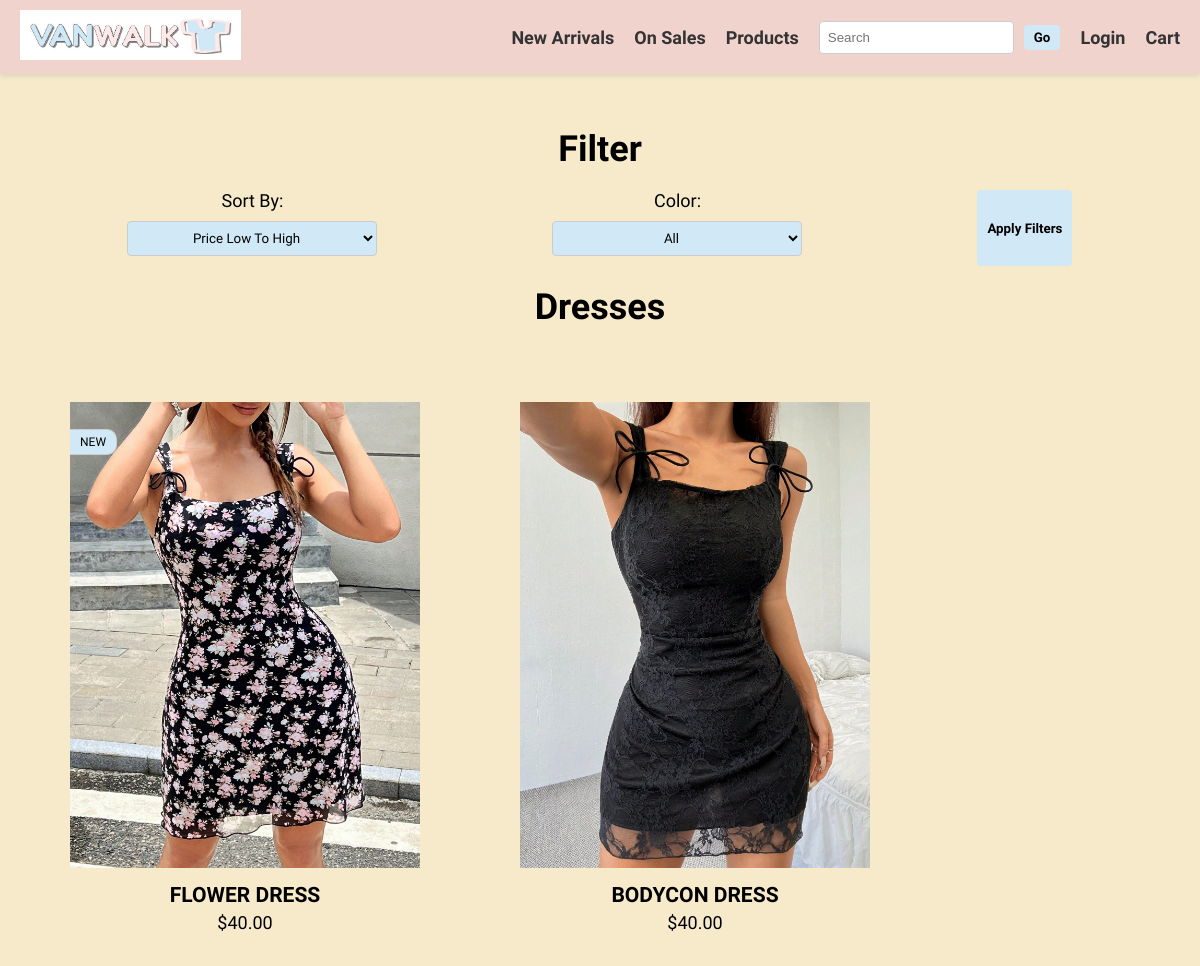
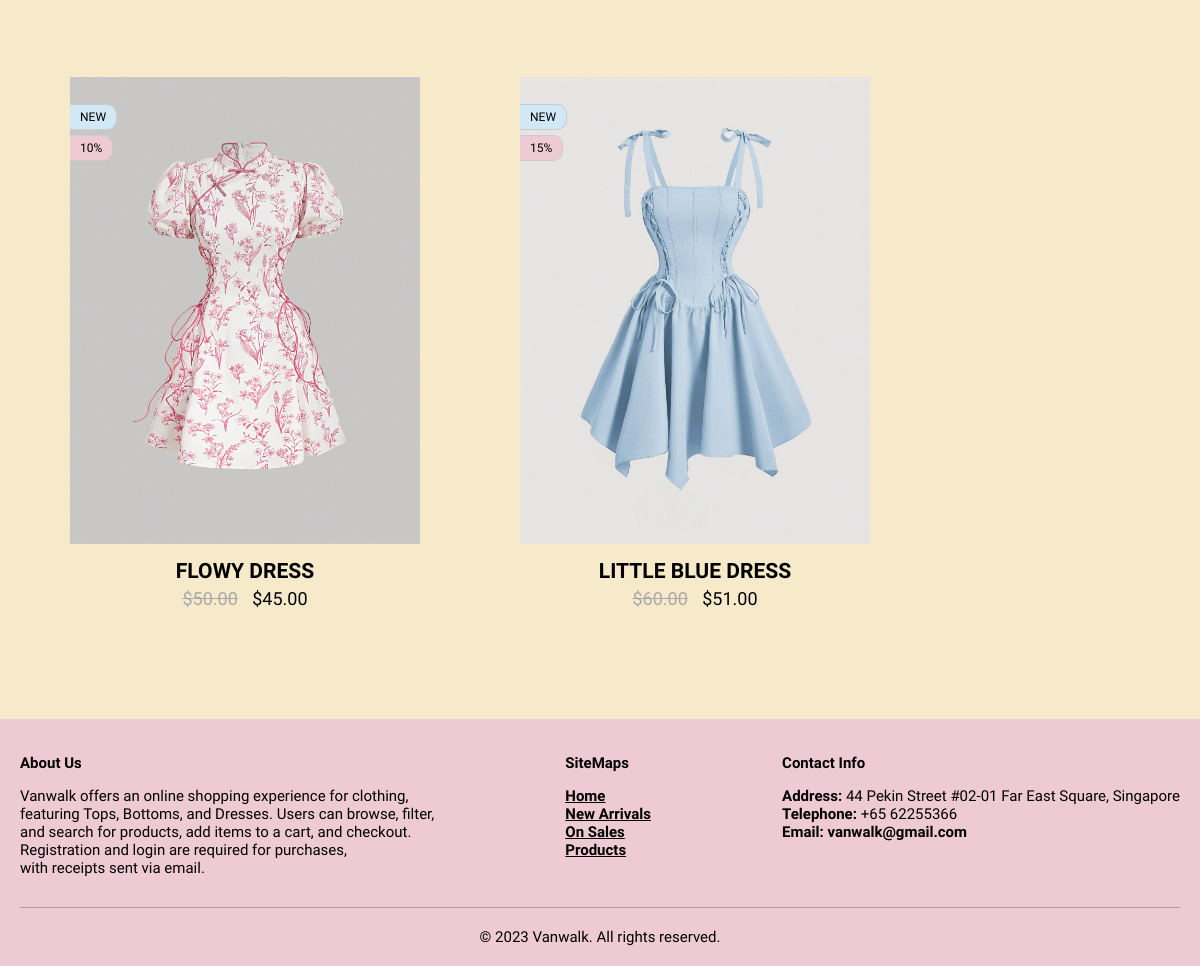
The page /dresses.php on the database its author committed (2 pictures, top to bottom).
### tables this page shows
CREATE TABLE `product` (
  `Prodid` char(3) NOT NULL,
  `Name` varchar(50) NOT NULL,
  `Price` float NOT NULL,
  `Type` varchar(50) NOT NULL,
  `Color` varchar(50) NOT NULL,
  `Description` longtext NOT NULL,
  `qty` int(11) NOT NULL,
  `Discount` float NOT NULL,
  `isNew` tinyint(1) NOT NULL,
  `created_datetime` datetime NOT NULL,
  `image_path` varchar(255) NOT NULL
);

### dresses.php (the view, shortened to what this page needs)
<?php
$servername = "localhost";
$username = "root";
$password = "";
$dbname = "vanwalk";
$conn = mysqli_connect($servername, $username, $password, $dbname);
$sort = isset($_GET['sort']) ? $_GET['sort'] : 'LTH';
$sql = "SELECT * FROM Product WHERE 1=1 AND Type = 'dress'";
switch ($sort) {
  case 'LTH':
    $sql .= " ORDER BY Price ASC";
    break;
}
$result = mysqli_query($conn, $sql);
?>
<!DOCTYPE html>
<html lang="en">
<head>
  <link rel="stylesheet" type="text/css" href="./css/index.css" />
  <link rel="stylesheet" type="text/css" href="./css/header-footer.css" />
</head>
<body>
  <?php include 'header.php'; ?>
  <div class="main_wrapper" style="padding: 30px 0px 50px 0px">
    <div class="container">
      <h1 style="text-align: center; margin-bottom: 0px">Filter</h1>
      <form method="GET" action="dresses.php" class="filter-container">
        <div class="filter-options">
          <label for="sort">Sort By:</label>
          <select id="sort" name="sort">
            <option value="LTH">Price Low To High</option>
          </select>
        </div>
        <div class="filter-options">
          <label for="color">Color:</label>
          <select id="color" name="color">
            <option value="all">All</option>
          </select>
        </div>
        <button type="submit">Apply Filters</button>
      </form>
      <h1 style="text-align: center; margin-top: 0px">Dresses</h1>
      <div class="product-grid" id="product-grid">
        <?php
        if (mysqli_num_rows($result) > 0) {
          while ($row = mysqli_fetch_assoc($result)) {
            echo '<form class="product-item" action="./productdetails.php" method="post">';
            $opacity = $row['qty'] == 0 ? '0.25' : '1.0';
            echo '<img src="' . $row['image_path'] . '" alt="' . htmlspecialchars($row['Name']) . '" onclick="this.parentNode.submit();" style="cursor: pointer; opacity: ' . $opacity . ';" />';
            echo '<div class="product-labels">';
            if ($row['isNew']) {
              echo '<span class="product-label new">New</span>';
            }
            if ($row['Discount'] > 0) {
              echo '<span class="product-label discount">' . $row['Discount'] . '%</span>';
            }
            echo '</div>';
            echo '<h3 style="text-transform: uppercase;">' . htmlspecialchars($row['Name']) . '</h3>';
            if ($row['Discount'] > 0) {
              $discountedPrice = $row['Price'] * (1 - $row['Discount'] / 100);
              echo '<p><span style="text-decoration: line-through; color: #A9A9A9; padding-right: 10px;">$' . number_format($row['Price'], 2) . '</span> $' . number_format($discountedPrice, 2) . '</p>';
            } else {
              echo '<p>$' . number_format($row['Price'], 2) . '</p>';
            }
            echo '</form>';
          }
        } else {
          echo '<p>No products found.</p>';
        }
        ?>
      </div>
    </div>
  </div>
  <?php include 'footer.php'; ?>
</body>
</html>

### css/index.css (style rules this page uses)
body { background-color: #f6eacb; color: black; font-family: 'Amaranth', sans-serif; font-size: 18px; margin: 0; padding: 0; min-height: 100vh; display: flex; flex-direction: column; }
.container { max-width: 1800px; margin: 0 auto; padding: 0 20px; }
.main_wrapper { flex: 1; }
button { padding: 5px 10px; border: none; background-color: #d1e9f6; font-weight: bold; color: black; border-radius: 4px; font-family: 'Amaranth', sans-serif; cursor: pointer; }
.filter-container { display: flex; justify-content: space-around; align-item: center; padding: 20px; }
.filter-options { display: flex; align-items: center; flex-direction: column; }
.filter-options label { margin-bottom: 10px; }
.filter-options select { width: 250px; padding: 8px; text-align: center; border: 1px solid #ccc; border-radius: 4px; margin-bottom: 10px; font-family: 'Amaranth', sans-serif; background-color: #d1e9f6; }
.product-grid { display: flex; flex-wrap: wrap; justify-content: flex-start; }
.product-item { flex: 0 0 calc(20% - 10px); margin-bottom: 30px; border-radius: 3px; text-align: center; position: relative; margin: 50px; }
.product-item img { width: 350px; height: auto; }
.product-labels { position: absolute; top: 5%; left: 0; display: flex; flex-direction: column; }
.product-label { background-color: rgba(0, 0, 0, 0.8); color: black; padding: 5px 10px; font-size: 12px; text-transform: uppercase; margin-bottom: 5px; border: 1px solid #ccc; width: fit-content; border-left: 0px; border-top-right-radius: 10px; border-bottom-right-radius: 10px; }
.product-label.new { background-color: #d1e9f6; }
.product-label.discount { background-color: #eecad5; }
.product-item h3 { margin-top: 10px; margin-bottom: 5px; }
.product-item p { margin-top: 0; margin-bottom: 10px; }

### rows shown on the page
product: image_path (picture), isNew "NEW", Name "FLOWER DRESS", Price "40.00"
product: image_path (picture), Name "BODYCON DRESS", Price "40.00"
product: image_path (picture), isNew "NEW", Discount "10", Name "FLOWY DRESS", Price "50.00", discountedPrice "45.00"
product: image_path (picture), isNew "NEW", Discount "15", Name "LITTLE BLUE DRESS", Price "60.00", discountedPrice "51.00"
